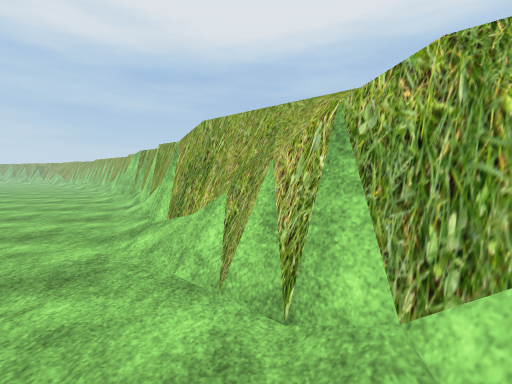
View 1 (above)

16 first-person views from a walk through a 3-D level made in the Unity game engine. The camera is 1.5 m above the floor, tilts 4° down and sees 85° across. The floor is counted in squares, 1 m on a side. Each view is taken from the middle of a square. On the plan, view 1 faces up. The plan holds only what a view shows up to about 14 squares ahead; the rest is blank. The place goes on beyond the plan. Some trees and plants on the terrain are drawn as simple stand-ins. Door leaves are left out, so doorways stand open. Some surface patterns are stand-ins.

View 2
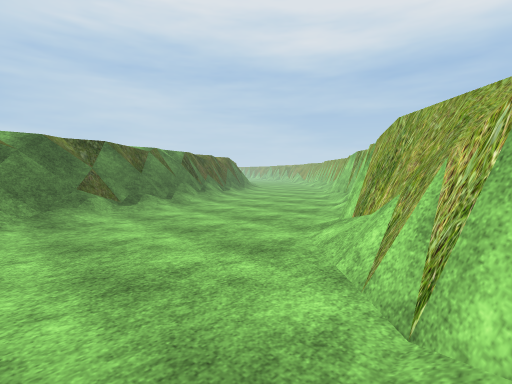

View 3
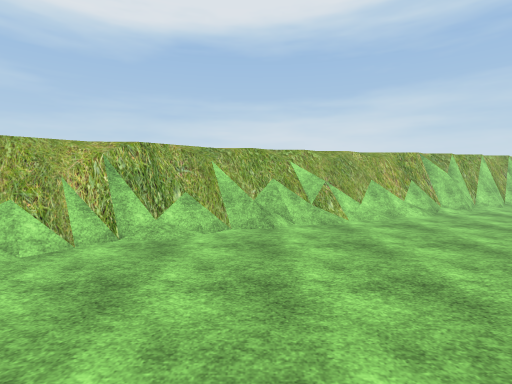

View 4
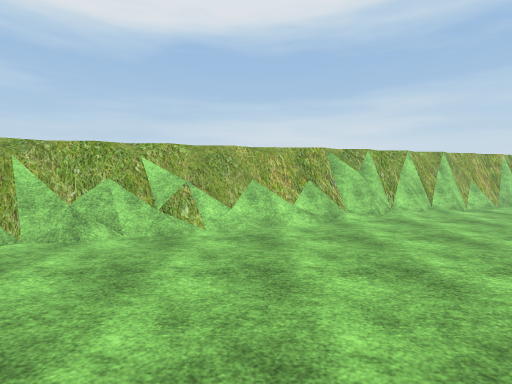

View 5
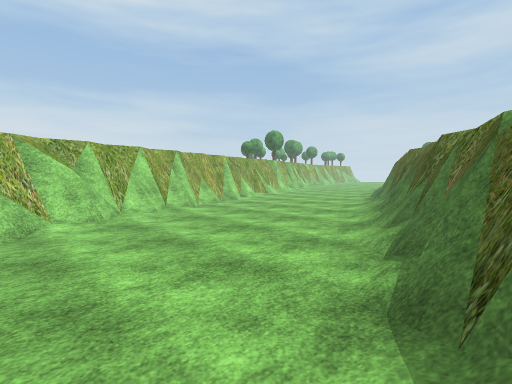

View 6
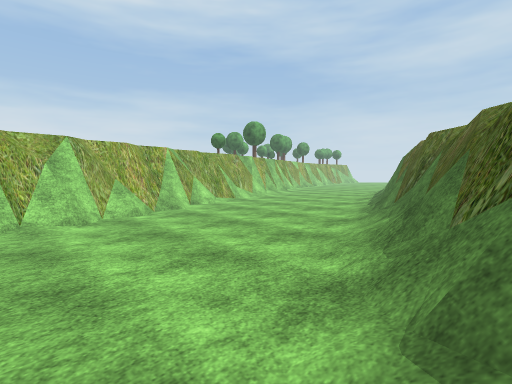

View 7
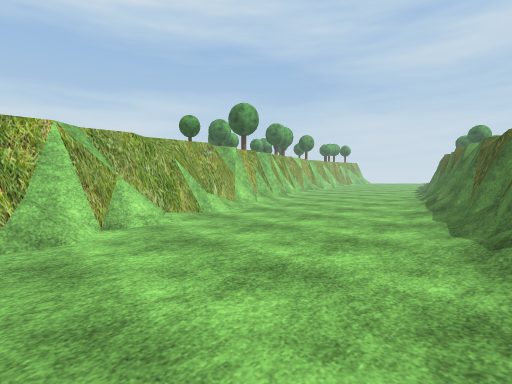

View 8
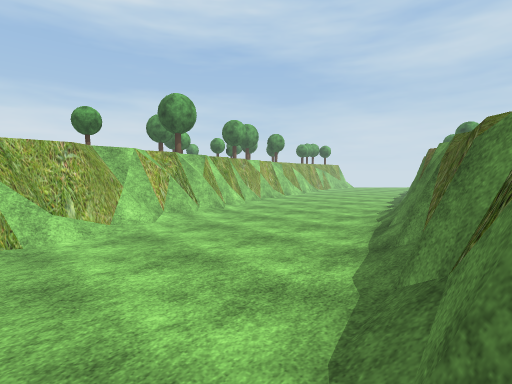

View 9
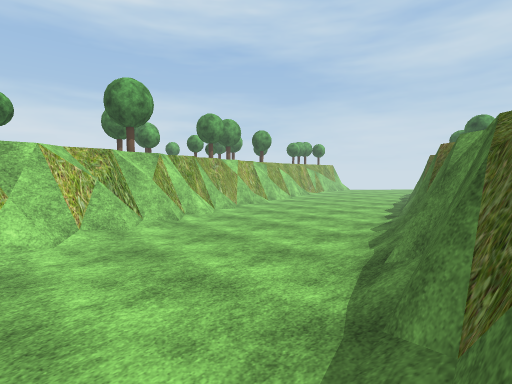

View 10
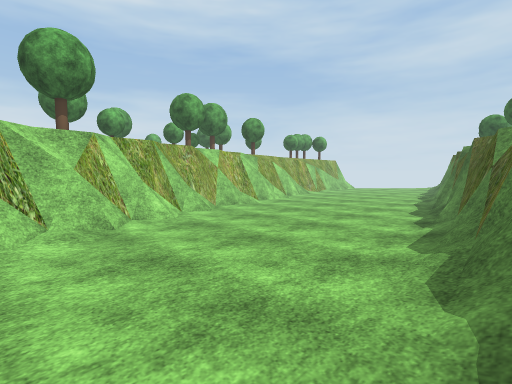

View 11
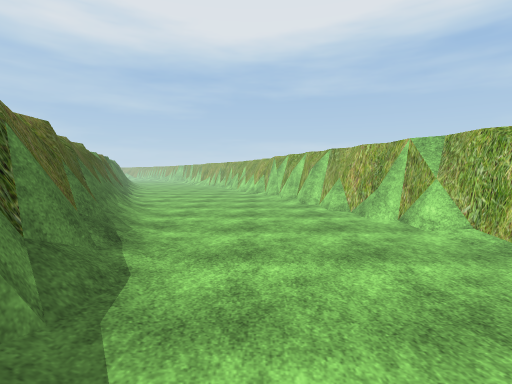

View 12
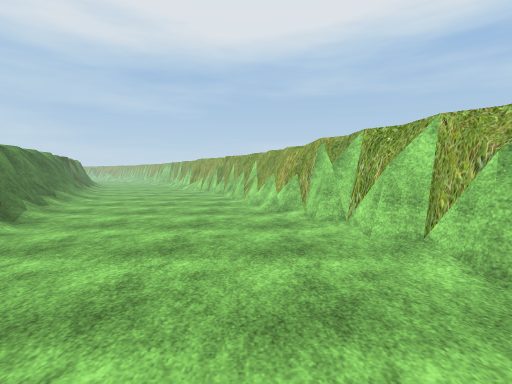

View 13
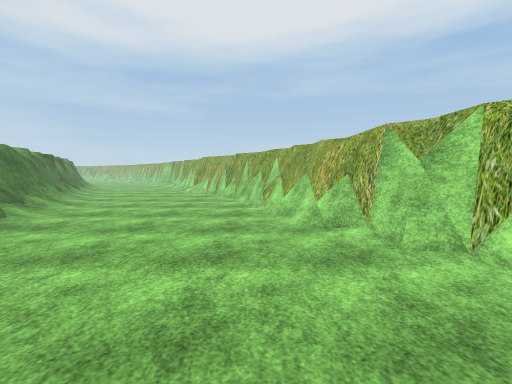

View 14
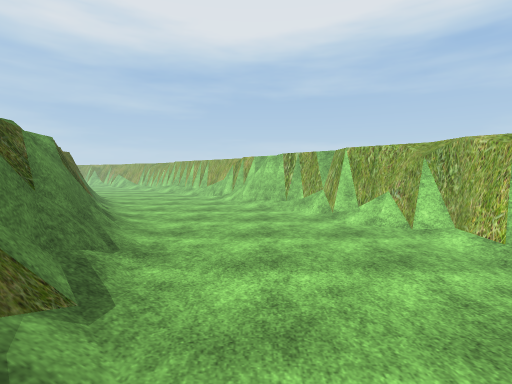

View 15
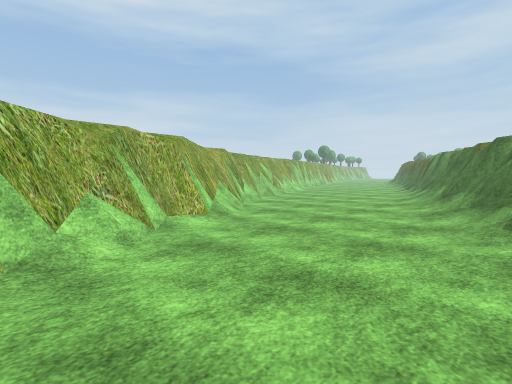

View 16
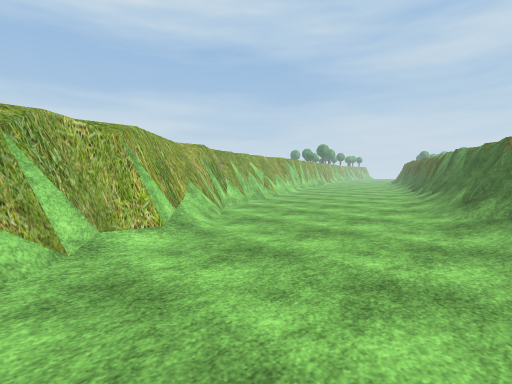

### Floor plan
Key: @ floor where view 1 was taken; # wall or solid block; . floor; / step, stairs or slope; = window, fence, low wall or low ledge; ^ raised ledge; O other object.
Columns run from 15 left of view 1 to 16 right of it. Each row starts with its distance up from view 1.
 12 #=/.......##
 11 ##/........##
 10   //.......=#
  9   #O........##
  8   #=/......./#
  7   ##/......./##
  6    ##/.......###
  5    ##/......./##
  4     #=........=##
  3     ##/........##
  2     ##/.........##
  1      ##/........=#
  0       #//......@.##
 -1       ##/........=##
 -2       ##=/........##
 -3        ##/........=#
 -4        ##/.........##
 -5         #=/........##
 -6         ##/........=#
 -7         ##=.........##
 -8          ##/........##
 -9           #/........=#
-10           #=/........##
-11            #=........##
-12            #=.........#
-13            ##.........##
-14             #=........=#
-15             ##/.......=#
-16             ##/........##
-17              #=/.......=#
-18              ##/........##
-19              ^#=/.......=#
-20               ##/........#
-21               ^==........##
-22               ^##/.......##
-23                ##/......./#
-24                 #=/.......#
-25                 ##/.......##
-26                  #/.......##
-27                  ##.......=#
-28                   #/.......##
-29                   ##.......##
-30                   ##/.......#
-31                    #=.......##
-32                    #=.......=#
-33                    ##/.......##
-34                     #/.......##
-35                     #/........#
-36                     #/........##
-37                     ##........##
-38                      #/.......=#

Positions as (right, up) in squares from view 1, and headings:
1: (0, 0), facing up
2: (1, 0), facing up-left
3: (-7, -1), facing right
4: (-5, -6), facing right
5: (-4, -8), facing down-right
6: (-2, -13), facing down-right
7: (2, -18), facing down-right
8: (2, -23), facing down-right
9: (3, -26), facing down-right
10: (5, -29), facing down-right
11: (5, -29), facing up
12: (4, -19), facing up
13: (3, -16), facing up
14: (-8, 1), facing up
15: (-10, 12), facing down-right
16: (-9, 10), facing down-right
